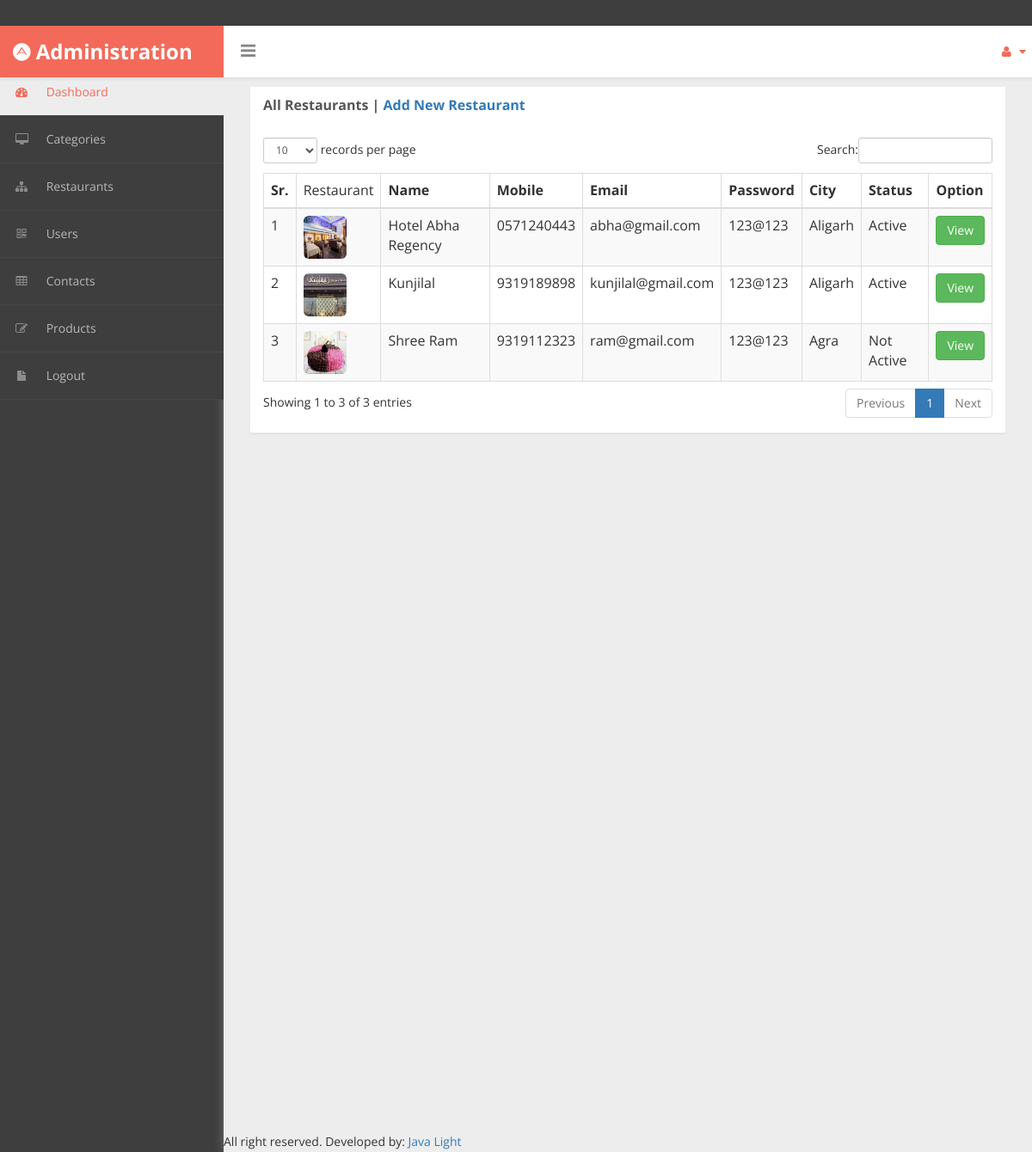
Page /admin/01ARestaurants.php on the committed database.
### tables this page shows
CREATE TABLE `restaurants` (
  `rid` int(11) NOT NULL auto_increment,
  `r_name` varchar(100) NOT NULL,
  `r_mobile` varchar(100) NOT NULL,
  `r_email` varchar(100) NOT NULL,
  `r_password` varchar(100) NOT NULL,
  `r_pic` varchar(100) NOT NULL default 'default.png',
  `r_city` varchar(100) NOT NULL,
  `r_address` varchar(100) NOT NULL default 'NA',
  `r_about` varchar(100) NOT NULL default 'NA',
  `r_title` varchar(100) NOT NULL default 'NA',
  `status` varchar(100) NOT NULL default 'Not Active',
  PRIMARY KEY  (`r_email`,`r_password`,`r_city`),
  UNIQUE KEY `rid` (`rid`)
);

### admin/01ARestaurants.php (the view, shortened to what this page needs)
<?php
include_once '../mycon.php';
?>﻿
<!DOCTYPE html>
<html xmlns="http://www.w3.org/1999/xhtml">
<head>
    <link href="assets/css/bootstrap.css" rel="stylesheet" />
    <link href="assets/css/font-awesome.css" rel="stylesheet" />
    <link href="assets/css/custom-styles.css" rel="stylesheet" />
    <link href="assets/js/dataTables/dataTables.bootstrap.css" rel="stylesheet" />
</head>
<body>
    <div id="wrapper">
        <nav class="navbar navbar-default top-navbar" role="navigation">
            <?php include './01ANav.php'; ?>
        </nav>
        <nav class="navbar-default navbar-side" role="navigation">
            <?php include './01AHeader.php'; ?>
        </nav>
        <div id="page-wrapper" >
            <div id="page-inner">
            <div class="row">
                <div class="col-md-12">
                    <div class="panel panel-default">
                        <div class="panel-heading">
                            All Restaurants | <a href="01ARestaurant_Form.php">Add New Restaurant</a>
                        </div>
                        <div class="panel-body">
                            <div class="table-responsive">
                                <table class="table table-striped table-bordered table-hover" id="dataTables-example">
                                    <thead>
                                        <tr>
                                            <th>Sr.</th>
                                            <td>Restaurant</td>
                                            <th>Name</th>
                                            <th>Mobile</th>
                                            <th>Email</th>
                                            <th>Password</th>
                                            <th>City</th>
                                            <th>Status</th>
                                            <th>Option</th>
                                        </tr>
                                    </thead>
                                    <tbody>
                                       <?php
                                       $q="select * from restaurants";
                                       $re=$con->query($q);
                                       $i=1;
                                       while($r=$re->fetch_assoc())
                                       {
                                           ?>
                                         <tr class="odd gradeX">
                                            <td><?php echo $i;?></td>
                                            <td><img src="pics/resto/<?php echo $r['r_pic']; ?>" title="<?php echo $r['r_pic']; ?>" style="width: 50px;height: 50px;" class="img-rounded"/></td>
                                            <td><?php echo $r['r_name'];?></td>
                                            <td><?php echo $r['r_mobile'];?></td>
                                            <td class="center"><?php echo $r['r_email'];?></td>
                                            <td class="center"><?php echo $r['r_password'];?></td>
                                            <td><?php echo $r['r_city'];?></td>
                                            <td><?php echo $r['status'];?></td>
                                            <td><a href="01ARestaurant_Info.php?rid=<?php echo $r['rid'];?>" class="btn btn-success">View</a></td>
                                        </tr>
                                        <?php
                                           $i++;
                                       }
                                       ?>
                                    </tbody>
                                </table>
                            </div>
                        </div>
                    </div>
                </div>
            </div>
        </div>
               <footer>
               <?php include_once './01AFooter.php'; ?>
               </footer>
    </div>
            </div>
</body>
</html>

### admin/assets/css/custom-styles.css (style rules this page uses)
body { font-family: 'Open Sans', sans-serif; background: #3E3E3E; }
#wrapper { width: 100%; }
#page-wrapper { padding: 15px 15px; min-height: 600px; background: #EDEDED; }
#page-inner { width:100%; margin:10px 20px 10px 0px; background-color:transparent; padding: 15px 30px; min-height:1200px; }
.navbar-side { z-index: 0; }
.panel { border-radius:0px; }
.top-navbar { position: fixed; width: 100%; z-index: 300; -webkit-box-shadow: 0 3px 3px rgba(0, 0, 0, 0.05); -moz-box-shadow: 0 3px 3px rgba(0, 0, 0, 0.05); box-shadow: 0 3px 3px rgba(0, 0, 0, 0.05); }
.navbar-side { z-index: 1; position: fixed; width: 260px; top: 80px; }
#page-wrapper { position: relative; top: 55px; box-shadow: 0 0 10px #757575; -moz-box-shadow: 0 0 10px #757575; -webkit-box-shadow: 0 0 10px #757575; }
.panel-default { border-color: #ECECEC; }
.panel-default > .panel-heading { color: #555; border-color: #FFF; font-weight:bold;background: #FFFFFF; font-size: 16px; text-shadow: none; }
.panel-heading { border-bottom: 1px solid transparent; border-top-left-radius: 3px; border-top-right-radius: 3px; }
.top-navbar { margin:0px; }
.navbar-side { border:none; background: #3E3E3E; }
.top-navbar { background: #FFFFFF; border-bottom:none; }
.navbar-default { border:0px solid black; }
@media (min-width:768px) { #page-wrapper { margin: 0 0 0 260px; padding: 0; min-height: 1200px; } }
@media (min-width:768px) { .navbar-side { width: 260px; z-index: 1; } }
@media (min-width:768px) { .navbar { border-radius: 0px; } }

### rows in the picture
restaurants: r_pic (picture), r_name "Hotel Abha Regency", r_mobile "0571240443", r_email "abha@gmail.com", r_password "123@123", r_city "Aligarh", status "Active"
restaurants: r_pic (picture), r_name "Kunjilal", r_mobile "9319189898", r_email "kunjilal@gmail.com", r_password "123@123", r_city "Aligarh", status "Active"
restaurants: r_pic (picture), r_name "Shree Ram", r_mobile "9319112323", r_email "ram@gmail.com", r_password "123@123", r_city "Agra", status "Not Active"
